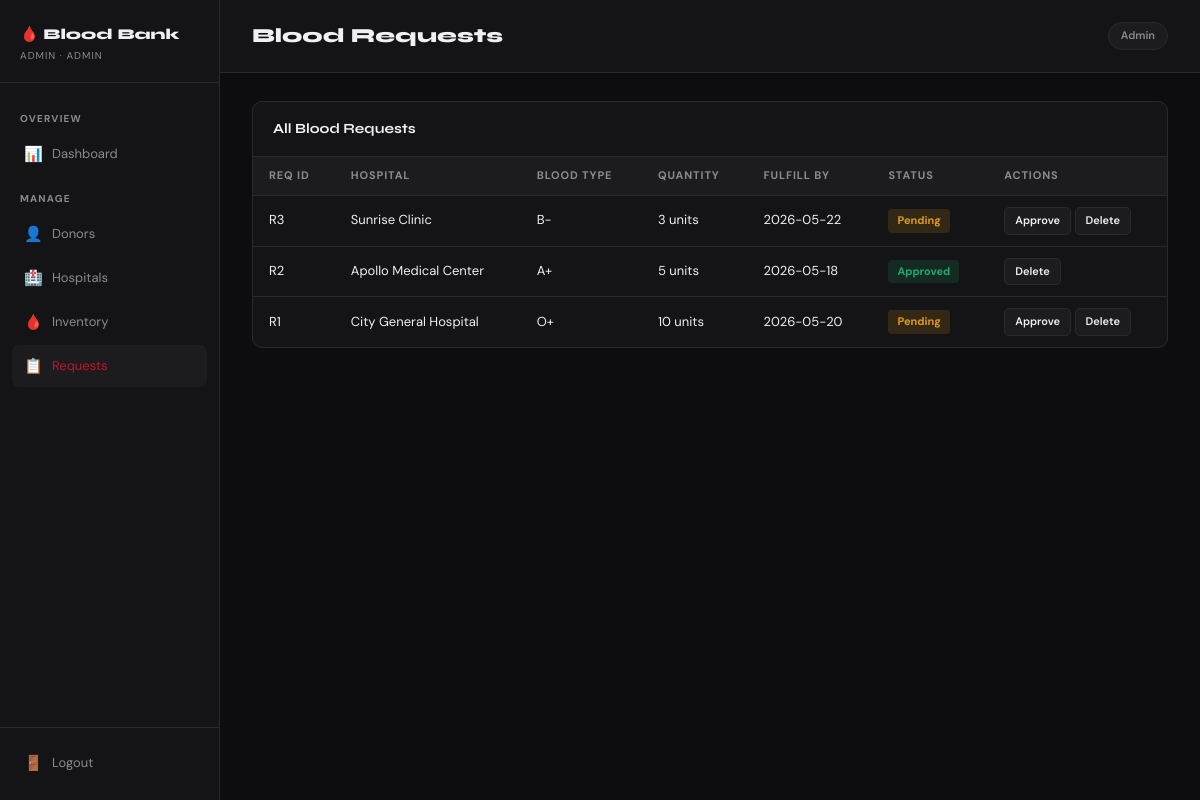
Page /admin/requests (signed in) on the committed database.
### tables this page shows
CREATE TABLE tb_h_request (
        H_R_id INTEGER PRIMARY KEY AUTOINCREMENT,
        H_id INTEGER, H_R_BloodGrp TEXT, Requested_qnt INTEGER,
        Fulfill_till TEXT, status TEXT DEFAULT 'Pending'
    );

CREATE TABLE tb_hospital (
        H_id INTEGER PRIMARY KEY AUTOINCREMENT,
        H_name TEXT, H_contact TEXT, H_email TEXT,
        H_address TEXT, H_con_person TEXT, password TEXT
    );

### app.py (the view)
@app.route('/admin/requests')
@admin_required
def admin_requests():
    msg = request.args.get('msg','')
    db  = get_db()
    requests_ = db.execute("""SELECT r.*, h.H_name FROM tb_h_request r
                              JOIN tb_hospital h ON r.H_id=h.H_id
                              ORDER BY r.H_R_id DESC""").fetchall()
    db.close()
    return render_template('admin/requests.html', requests=requests_, msg=msg)

### app.py (called while the page is built)
def get_db():
    conn = sqlite3.connect(DB)
    conn.row_factory = sqlite3.Row
    return conn

def admin_required(f):
    from functools import wraps
    @wraps(f)
    def decorated(*args, **kwargs):
        if session.get('role') != 'admin':
            return redirect(url_for('login'))
        return f(*args, **kwargs)
    return decorated

### templates/admin/requests.html (shortened to what this page needs)
{% extends 'admin/base.html' %}
{% block admin_content %}
<div class="topbar"><h2>Blood Requests</h2><span class="tag">Admin</span></div>
<div class="page-content">
  <div class="table-section">
    <div class="table-header"><h3>All Blood Requests</h3></div>
    <div class="table-wrap">
      <table>
        <thead><tr><th>Req ID</th><th>Hospital</th><th>Blood Type</th><th>Quantity</th><th>Fulfill By</th><th>Status</th><th>Actions</th></tr></thead>
        <tbody>
          {% for row in requests %}
          <tr>
            <td>R{{ row['H_R_id'] }}</td>
            <td>{{ row['H_name'] }}</td>
            <td>{{ row['H_R_BloodGrp'] }}</td>
            <td>{{ row['Requested_qnt'] }} units</td>
            <td>{{ row['Fulfill_till'] }}</td>
            <td><span class="badge {{ row['status']|lower }}">{{ row['status'] }}</span></td>
            <td>
              {% if row['status'] == 'Pending' %}
              <a href="{{ url_for('approve_request', rid=row['H_R_id']) }}" class="btn-action approve"
                 onclick="return confirm('Approve and deduct from inventory?')">Approve</a>
              {% endif %}
              <a href="{{ url_for('delete_request', rid=row['H_R_id']) }}" class="btn-action danger"
                 onclick="return confirm('Delete this request?')">Delete</a>
            </td>
          </tr>
          {% endfor %}
        </tbody>
      </table>
    </div>
  </div>
</div>
{% endblock %}

### static/css/style.css (style rules this page uses)
:root { --red: #c0152a; --red-dark: #8b0d1e; --red-bright: #e8192f; --bg: #0d0d0f; --surface: #141416; --surface2: #1c1c1f; --border: #2a2a2e; --text: #f0f0f2; --muted: #8a8a92; --green: #1faa6e; --amber: #e09b1a; --blue: #2563eb; --font-display: 'Syne', sans-serif; --font-body: 'DM Sans', sans-serif; --radius: 10px; }
* { margin:0; padding:0; box-sizing:border-box; }
body { font-family: var(--font-body); background: var(--bg); color: var(--text); font-size: 14px; line-height: 1.6; }
a { color: inherit; text-decoration: none; }
.btn-action { display: inline-block; padding: 4px 10px; border-radius: 5px; font-size: 11px; font-weight: 600; background: var(--surface2); color: var(--text); border: 1px solid var(--border); cursor: pointer; transition: all .15s; }
.topbar { display: flex; align-items: center; justify-content: space-between; padding: 20px 32px; border-bottom: 1px solid var(--border); background: var(--surface); }
.topbar h2 { font-family: var(--font-display); font-size: 20px; font-weight: 800; }
.tag { background: var(--surface2); border: 1px solid var(--border); border-radius: 20px; padding: 4px 12px; font-size: 11px; font-weight: 600; color: var(--muted); }
.page-content { padding: 28px 32px; }
.table-section { background: var(--surface); border: 1px solid var(--border); border-radius: var(--radius); overflow: hidden; margin-bottom: 24px; }
.table-header { display: flex; align-items: center; justify-content: space-between; padding: 16px 20px; border-bottom: 1px solid var(--border); }
.table-header h3 { font-family: var(--font-display); font-size: 14px; font-weight: 700; }
.table-wrap { overflow-x: auto; }
table { width: 100%; border-collapse: collapse; }
thead tr { border-bottom: 1px solid var(--border); background: var(--surface2); }
th { padding: 10px 16px; font-size: 11px; font-weight: 700; letter-spacing: .08em; text-transform: uppercase; color: var(--muted); text-align: left; white-space: nowrap; }
td { padding: 11px 16px; font-size: 13px; border-bottom: 1px solid var(--border); white-space: nowrap; }
tbody tr:last-child td { border-bottom: none; }
.badge { display: inline-block; padding: 3px 9px; border-radius: 4px; font-size: 11px; font-weight: 700; }
.badge.pending { background: rgba(224,155,26,.15); color: var(--amber); }
.badge.approved { background: rgba(31,170,110,.15); color: var(--green); }

### rows in the picture
tb_h_request: H_R_id "3", H_name "Sunrise Clinic", H_R_BloodGrp "B-", Requested_qnt "3", Fulfill_till "2026-05-22", status "Pending"
tb_h_request: H_R_id "2", H_name "Apollo Medical Center", H_R_BloodGrp "A+", Requested_qnt "5", Fulfill_till "2026-05-18", status "Approved"
tb_h_request: H_R_id "1", H_name "City General Hospital", H_R_BloodGrp "O+", Requested_qnt "10", Fulfill_till "2026-05-20", status "Pending"

### other values in the picture
{{ session.get('admin_username','Admin') }} "ADMIN"
